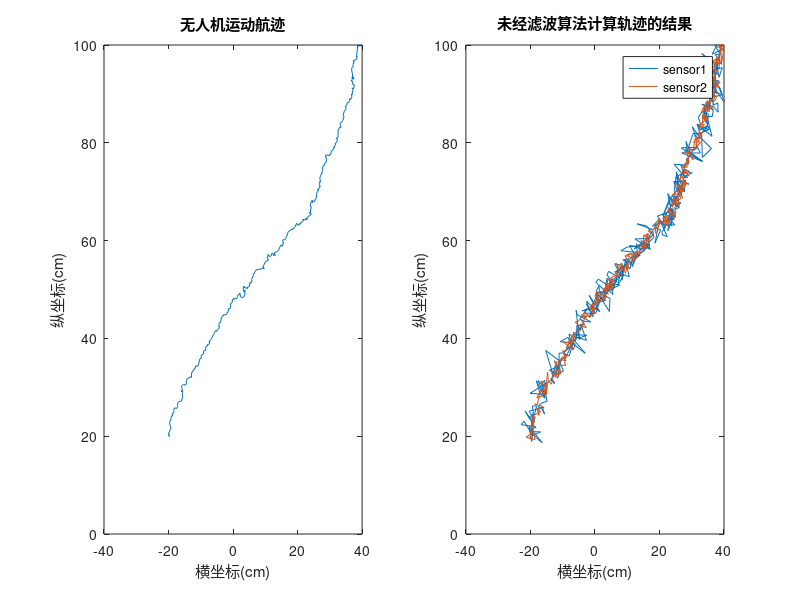

Here is the MATLAB script that generated this plot: (Note: this script raises an error after producing the figure.)
%%
% from：https://blog.csdn.net/weixin_40599145/article/details/113000157
%%
close all;
clear;
clc;
%% 参数初始化
%参数
car.v0_x = 15;                     %无人机的初始横向速度
car.v0_y = 20;                     %无人机的初始纵向速度
car.x0 = -20;                      %无人机的初始横向坐标
car.y0 = 20;                       %无人机的初始纵向坐标

car.State = [car.x0; 
             car.y0; 
             car.v0_x; 
             car.v0_y];      %无人机的状态变量

%实际上无人机运行过程中会有一些偏差，所以这里模拟了一些过程噪音
car.x_noise = 0.05;                %无人机运动的横向坐标偏差的方差
car.y_noise = 0.05;                %无人机运动的纵向坐标偏差的方差
car.v_x_noise = 0.1;               %无人机运动的横向速度偏差的方差
car.v_y_noise = 0.1;               %无人机运动的纵向速度偏差的方差
%假设每次测量的时间是0.01s
delta_t = 0.01;                      %单位  秒

%% 线性动态方程模型参数和观测方程
A = [1,   0, delta_t,  0; 
     0,   1,    0,  delta_t; 
     0,   0,    1,     0;
     0,   0,    0,     1]; % 系统状态矩阵
Q = diag([car.x_noise, car.y_noise, car.v_x_noise, car.v_y_noise]); % 过程噪音的协方差矩阵

%% 存储数据初始化，包括坐标和测量值
ms   = 1000;       %采样次数
%% 实际航迹计算并显示
actual_state = []; %存储真实运动的状态变量值，后期用于对比
for k = 1:ms    %k表示第k次测量
    actual_state = [actual_state, car.State]; % 记录实际航迹
    state_noise = [randn * sqrt(car.x_noise);
                   randn * sqrt(car.y_noise);
                   randn * sqrt(car.v_x_noise);
                   randn * sqrt(car.v_y_noise)]; % 模拟实际航迹中的过程噪音
    car.State = A * car.State + state_noise; %在理想航迹上叠加过程噪音，制作出真实航迹
end

figure;subplot(121);
plot(actual_state(1,:),actual_state(2,:), '-');
xlabel('横坐标(cm)');ylabel('纵坐标(cm)');
title('无人机运动航迹');
axis([-40, 40, 0, 100]);

%% 数值重新初始化，用于记录测量数据
C = [1, 0, 0, 0; 
     0, 1, 0, 0];   % 系统位置的观测矩阵
%% GPS传感器1
sensor1.X_noise = 2;           %GPS的横向噪声方差
sensor1.Y_noise = 2;           %GPS的纵向噪声方差

R1 = diag([sensor1.X_noise, sensor1.Y_noise]); % 测量噪音的协方差矩阵

sensor1_X     = [];       %存储GPS横向坐标测量值
sensor1_Y     = [];       %存储GPS纵向坐标测量值

sensor1.State = [car.x0; 
             car.y0; 
             car.v0_x; 
             car.v0_y]; 

sensor1.X = sensor1.State(1,1);    %用于记录GPS的横向坐标测量值
sensor1.Y = sensor1.State(2,1);    %用于记录GPS的纵向坐标测量值   

for k = 1:ms    % 第k次测量
    sensor1_X = [sensor1_X,sensor1.X]; %记录GPS的测量数据
    sensor1_Y = [sensor1_Y,sensor1.Y];
    
    car.State = actual_state(:, k); %把真实航迹取出来
    sensor1.X = car.State(1,1) + randn * sqrt(sensor1.X_noise); %在真实航迹上面叠加测量噪音来制作测量数据
    sensor1.Y = car.State(2,1) + randn * sqrt(sensor1.Y_noise);
end

%% GPS传感器2
sensor2.X_noise = 0.5;           %GPS的横向噪声方差
sensor2.Y_noise = 0.5;           %GPS的纵向噪声方差

R2 = diag([sensor2.X_noise, sensor2.Y_noise]); % 测量噪音的协方差矩阵

sensor2_X     = [];       %存储GPS横向坐标测量值
sensor2_Y     = [];       %存储GPS纵向坐标测量值

sensor2.State = [car.x0; 
             car.y0; 
             car.v0_x; 
             car.v0_y]; 

sensor2.X = sensor2.State(1,1);    %用于记录GPS的横向坐标测量值
sensor2.Y = sensor2.State(2,1);    %用于记录GPS的纵向坐标测量值   

for k = 1:ms    % 第k次测量
    sensor2_X = [sensor2_X,sensor2.X]; %记录GPS的测量数据
    sensor2_Y = [sensor2_Y,sensor2.Y];
    
    car.State = actual_state(:, k); %把真实航迹取出来
    sensor2.X = car.State(1,1) + randn * sqrt(sensor2.X_noise); %在真实航迹上面叠加测量噪音来制作测量数据
    sensor2.Y = car.State(2,1) + randn * sqrt(sensor2.Y_noise);
end

subplot(122);
plot(sensor1_X, sensor1_Y, '-');hold on
plot(sensor2_X, sensor2_Y, '-');
legend('sensor1','sensor2');
xlabel('横坐标(cm)');ylabel('纵坐标(cm)');
title('未经滤波算法计算轨迹的结果');
axis([-40, 40, 0, 100]);

%% 卡尔曼滤波估计最优状态
KF_State = [car.x0; 
            car.y0; 
            car.v0_x; 
            car.v0_y]; 
KF_err  = zeros(1, ms);
DIR_err = zeros(1, ms);
P1 = 0.01 * eye(4); %eye(4)代表4阶单位矩阵，这里是对估计均方误差矩阵Pk赋初值
P2 = 0.01 * eye(4); %eye(4)代表4阶单位矩阵，这里是对估计均方误差矩阵Pk赋初值
for k = 1:ms
    Sensor_Meas1 = [sensor1_X(1,k);sensor1_Y(1,k)]; % 测量向量Zk
    
    [KF_State(:,k), P1] = Track_KF(P1, A, C, Q, R1, KF_State(:,k), Sensor_Meas1); 
    %调用卡尔曼滤波函数更新估计状态和估计均方误差矩阵
    Sensor_Meas2 = [sensor2_X(1,k);sensor2_Y(1,k)]; % 测量向量Zk
    
    [KF_State(:,k+1), P2] = Track_KF(P2, A, C, Q, R2, KF_State(:,k), Sensor_Meas1); 
    %调用卡尔曼滤波函数更新估计状态和估计均方误差矩阵
    KF_err(k) = norm(actual_state(1:2, k) - KF_State(1:2, k)); 
    DIR_err(k) = sqrt((actual_state(1, k) - sensor1_X(1,k))^2 + (actual_state(2, k) - sensor1_Y(1,k))^2);
end

%% 画出轨迹曲线
k = 1:ms;

figure;hold on;
subplot(121);
plot(KF_State(1,:), KF_State(2,:), 'r-');
legend('KF滤波的轨迹');
axis([-50, 50, 0, 100]);
xlabel('横坐标(cm)');ylabel('纵坐标(cm)');
title('滤波轨迹');

subplot(122);hold on;
plot(sensor1_X , sensor1_Y,'g-');
plot(KF_State(1,:), KF_State(2,:), 'r-');
plot(actual_state(1,:),actual_state(2,:),'b-');
legend('未滤波的轨迹', 'KF滤波的轨迹', '实际轨迹');
axis([-50, 50, 0, 100]);
xlabel('横坐标(cm)');ylabel('横坐标(cm)');
title('轨迹对比');

